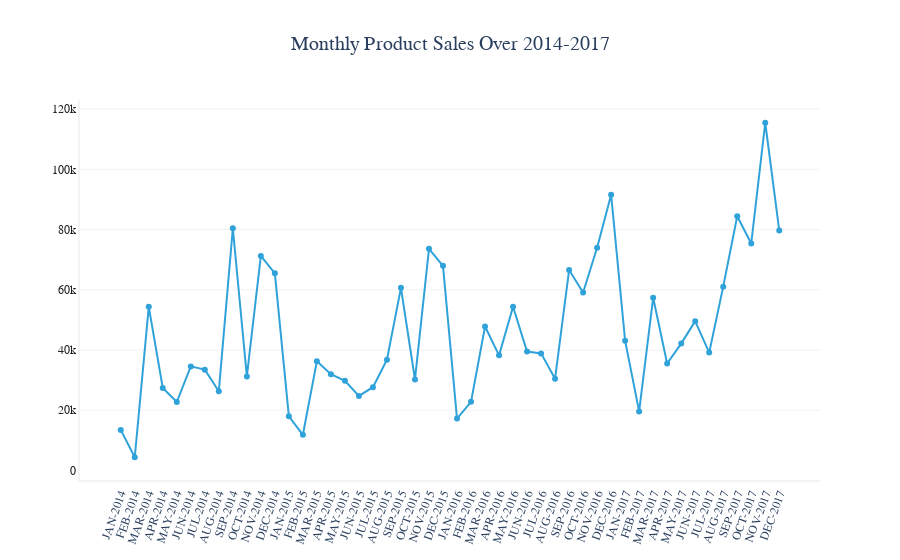

Notebook source saved alongside this figure:
### Code cell
fig = go.Figure()
fig.add_trace(go.Scatter( 
    x = monthly_df['month_year'], 
    y = monthly_df['total_sales'],
    mode = 'lines + markers',
    name = 'Montly Sales',
    marker_color = '#30a2da',
))
# px.line(monthly_df, x='month_year', y='total_sales')
fig.update_layout(plot_bgcolor = 'white', title = 'Monthly Product Sales Over 2014-2017', 
                  title_font_family = 'Arial', title_font_size = 20, title_x = 0.5)
fig.update_xaxes(showline = True, linecolor = '#f5f2f2',linewidth = 2, tickfont_family = 'Arial', tickfont_size = 12, tickangle =290)
fig.update_yaxes(showline = True, linecolor = '#f5f2f2', showgrid = True, gridwidth = 1, gridcolor = '#f5f2f2',
                 linewidth = 2, tickfont_family = 'Arial', tickfont_color = '#221f1f', tickfont_size = 12)
fig.show()

### Figure 1 — Plotly figure (JSON) as saved in the notebook; plotly's stock layout.template omitted (floating-point values rounded to 4 significant figures)
{"data": [{"marker": {"color": "#30a2da"}, "mode": "lines+markers", "name": "Montly Sales", "type": "scatter", "x": ["JAN-2014", "FEB-2014", "MAR-2014", "APR-2014", "MAY-2014", "JUN-2014", "JUL-2014", "AUG-2014", "SEP-2014", "OCT-2014", "NOV-2014", "DEC-2014", "JAN-2015", "FEB-2015", "MAR-2015", "APR-2015", "MAY-2015", "JUN-2015", "JUL-2015", "AUG-2015", "SEP-2015", "OCT-2015", "NOV-2015", "DEC-2015", "JAN-2016", "FEB-2016", "MAR-2016", "APR-2016", "MAY-2016", "JUN-2016", "JUL-2016", "AUG-2016", "SEP-2016", "OCT-2016", "NOV-2016", "DEC-2016", "JAN-2017", "FEB-2017", "MAR-2017", "APR-2017", "MAY-2017", "JUN-2017", "JUL-2017", "AUG-2017", "SEP-2017", "OCT-2017", "NOV-2017", "DEC-2017"], "y": [13490.0, 4407.0, 54340.0, 27390.0, 22750.0, 34580.0, 33500.0, 26320.0, 80460.0, 31250.0, 71270.0, 65490.0, 17980.0, 11870.0, 36320.0, 32000.0, 29820.0, 24780.0, 27670.0, 36770.0, 60650.0, 30230.0, 73610.0, 67960.0, 17250.0, 22800.0, 47830.0, 38240.0, 54390.0, 39520.0, 38890.0, 30490.0, 66570.0, 59110.0, 73950.0, 91600.0, 43060.0, 19630.0, 57350.0, 35530.0, 42140.0, 49600.0, 39160.0, 61050.0, 84430.0, 75410.0, 115500.0, 79710.0]}], "layout": {"autosize": true, "dragmode": "zoom", "plot_bgcolor": "white", "title": {"font": {"family": "Arial", "size": 20}, "text": "Monthly Product Sales Over 2014-2017", "x": 0.5}, "xaxis": {"autorange": true, "linecolor": "#f5f2f2", "linewidth": 2, "range": [-2.844, 49.84], "showline": true, "tickangle": -70, "tickfont": {"family": "Arial", "size": 12}, "type": "category"}, "yaxis": {"autorange": true, "gridcolor": "#f5f2f2", "gridwidth": 1, "linecolor": "#f5f2f2", "linewidth": 2, "range": [-4759.0, 124600.0], "showgrid": true, "showline": true, "tickfont": {"color": "#221f1f", "family": "Arial", "size": 12}, "type": "linear"}}}
